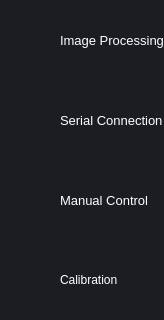
        <widget class="QFrame" name="left_menu_frame">
         <property name="maximumSize">
          <size>
           <width>60</width>
           <height>16777215</height>
          </size>
         </property>
         <property name="styleSheet">
          <string notr="true">background-color: rgb(27, 29, 35);</string>
         </property>
         <property name="frameShape">
          <enum>QFrame::NoFrame</enum>
         </property>
         <property name="frameShadow">
          <enum>QFrame::Raised</enum>
         </property>
         <layout class="QVBoxLayout" name="verticalLayout_2">
          <property name="spacing">
           <number>0</number>
          </property>
          <property name="leftMargin">
           <number>0</number>
          </property>
          <property name="topMargin">
           <number>0</number>
          </property>
          <property name="rightMargin">
           <number>0</number>
          </property>
          <property name="bottomMargin">
           <number>0</number>
          </property>
          <item alignment="Qt::AlignTop">
           <widget class="QFrame" name="top_menu_frame">
            <property name="frameShape">
             <enum>QFrame::NoFrame</enum>
            </property>
            <property name="frameShadow">
             <enum>QFrame::Raised</enum>
            </property>
            <layout class="QVBoxLayout" name="verticalLayout_3">
             <property name="spacing">
              <number>0</number>
             </property>
             <property name="leftMargin">
              <number>0</number>
             </property>
             <property name="topMargin">
              <number>0</number>
             </property>
             <property name="rightMargin">
              <number>0</number>
             </property>
             <property name="bottomMargin">
              <number>0</number>
             </property>
             <item>
              <widget class="QPushButton" name="image_menu_button">
               <property name="minimumSize">
                <size>
                 <width>0</width>
                 <height>80</height>
                </size>
               </property>
               <property name="maximumSize">
                <size>
                 <width>16777215</width>
                 <height>16777215</height>
                </size>
               </property>
               <property name="font">
                <font>
                 <family>Segoe UI</family>
                 <pointsize>10</pointsize>
                 <weight>50</weight>
                 <bold>false</bold>
                </font>
               </property>
               <property name="styleSheet">
                <string notr="true">QPushButton{
	background-image: url(:/icon/icon/24x24/cil-camera.png);
	background-position:left center;
	background-repeat:no-repeat;
	border: none;
	border-left: 19px solid rgb(27, 29, 35);
	color: rgb(255, 255, 255);
	background-color: rgb(27, 29, 35);
	text-align: left;
	padding-left: 41px;
}

QPushButton:hover{
	border-left-color: rgb(77, 77, 77);
	background-color: rgb(77, 77, 77);
}</string>
               </property>
               <property name="text">
                <string>Image Processing</string>
               </property>
              </widget>
             </item>
             <item>
              <widget class="QPushButton" name="serial_menu_button">
               <property name="minimumSize">
                <size>
                 <width>0</width>
                 <height>80</height>
                </size>
               </property>
               <property name="font">
                <font>
                 <family>Segoe UI</family>
                 <pointsize>10</pointsize>
                </font>
               </property>
               <property name="styleSheet">
                <string notr="true">QPushButton{
	
	background-image: url(:/icon/icon/24x24/cil-terminal.png);
	background-position:left center;
	background-repeat:no-repeat;
	border: none;
	border-left: 19px solid rgb(27, 29, 35);
	color: rgb(255, 255, 255);
	background-color: rgb(27, 29, 35);
	text-align: left;
	padding-left: 41px;
}
QPushButton:hover{
	border-left-color: rgb(77, 77, 77);
	background-color: rgb(77, 77, 77);
}</string>
               </property>
               <property name="text">
                <string>Serial Connection</string>
               </property>
              </widget>
             </item>
             <item>
              <widget class="QPushButton" name="manual_menu_button">
               <property name="minimumSize">
                <size>
                 <width>0</width>
                 <height>80</height>
                </size>
               </property>
               <property name="font">
                <font>
                 <family>Segoe UI</family>
                 <pointsize>10</pointsize>
                </font>
               </property>
               <property name="styleSheet">
                <string notr="true">QPushButton{
	
	background-image: url(:/icon/icon/24x24/cil-equalizer.png);
	background-position:left center;
	background-repeat:no-repeat;
	border: none;
	border-left: 19px solid rgb(27, 29, 35);
	color: rgb(255, 255, 255);
	background-color: rgb(27, 29, 35);
	text-align: left;
	padding-left: 41px;
}

QPushButton:hover{
	border-left-color: rgb(77, 77, 77);
	background-color: rgb(77, 77, 77);
}</string>
               </property>
               <property name="text">
                <string>Manual Control</string>
               </property>
              </widget>
             </item>
             <item>
              <widget class="QPushButton" name="calibration_menu_button">
               <property name="minimumSize">
                <size>
                 <width>0</width>
                 <height>80</height>
                </size>
               </property>
               <property name="styleSheet">
                <string notr="true">QPushButton{
	background-image: url(:/icon/icon/24x24/cil-mouse.png);
	background-position:left center;
	background-repeat:no-repeat;
	border: none;
	border-left: 19px solid rgb(27, 29, 35);
	color: rgb(255, 255, 255);
	background-color: rgb(27, 29, 35);
	text-align: left;
	padding-left: 41px;
}

QPushButton:hover{
	border-left-color: rgb(77, 77, 77);
	background-color: rgb(77, 77, 77);
}
</string>
               </property>
               <property name="text">
                <string>Calibration</string>
               </property>
              </widget>
             </item>
            </layout>
           </widget>
          </item>
         </layout>
        </widget>
